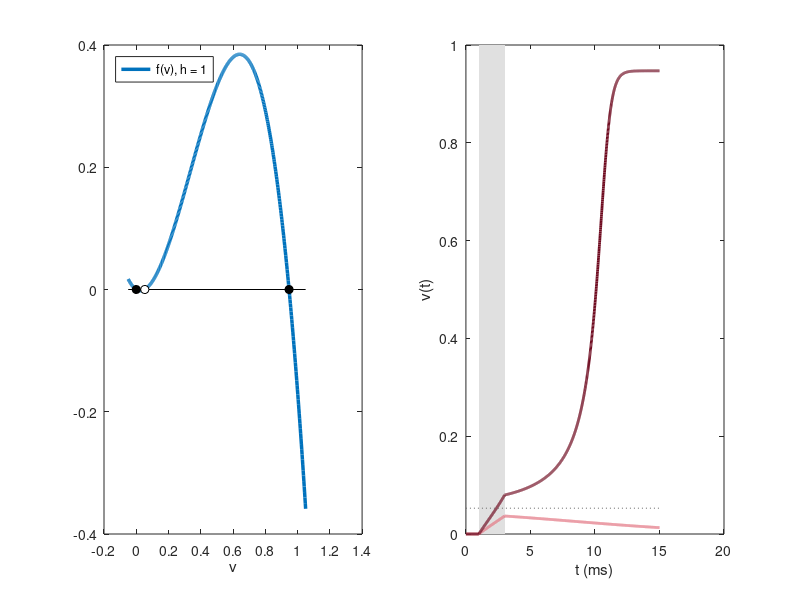

Recreate this plot in MATLAB.
% Fig. 3.23: Fast dynamics of the Mitchell-Schaeffer model (book, Section 3.5, Eq. 3.29 and 3.31)
% dv/dt = h v^2 (1 - v)/tin - v/tout + J(t) with fixed h = 1; left f(v) with rest, threshold, and excited state,
% right response to a 2 ms stimulus below (J = 0.02) and above (J = 0.04) the threshold
% (c) 2026 Philipp Kügler · Program for the book "Dynamical Systems in the Life Sciences" · MIT License (see LICENSE)
tin = 0.3; tout = 6; topen = 100; tclose = 115; vgate = 0.13;   % parameters in ms
hc = 4 * tin / tout;
J = 0.2; dauer = 2; dt = 0.01;

f = @(v) v.^2 .* (1 - v) / tin - v / tout;
w = sqrt(1 - hc); vs = (1 - w) / 2; ve = (1 + w) / 2;    % threshold and excited state
fprintf('h_c = %.2f,  threshold v_s* = %.4f,  excited v_e* = %.4f\n', hc, vs, ve);
subplot(1, 2, 1);
vv = linspace(-0.05, 1.05, 500);
plot(vv, f(vv), 'Color', [0 0.447 0.741], 'LineWidth', 2.5); hold on
plot([-0.05 1.05], [0 0], 'k');
plot([0 ve], [0 0], 'ko', 'MarkerFaceColor', 'k'); plot(vs, 0, 'ko', 'MarkerFaceColor', 'w'); hold off
xlabel('v'); legend('f(v), h = 1', 'Location', 'northwest');
subplot(1, 2, 2);
fill([1 3 3 1], [0 0 1 1], [0.88 0.88 0.88], 'EdgeColor', 'none'); hold on
Js = [0.02 0.04]; farben = [0.89 0.44 0.49; 0.43 0.04 0.12];
for i = 1:2
    J = Js(i); T = 15; reize = 1; h_fest = true;
    N = round(T / dt); t = dt * (0:N);
    Jt = zeros(1, N + 1);
    for s = reize
        Jt(t >= s - 1e-9 & t < s + dauer - 1e-9) = J;  % stimulus current J for 'dauer' ms from each stimulus
    end
    v = zeros(1, N + 1); h = ones(1, N + 1);
    for n = 1:N                                         % Euler's method
        dv = h(n) * v(n)^2 * (1 - v(n)) / tin - v(n) / tout + Jt(n);
        if h_fest, dh = 0;
        elseif v(n) < vgate, dh = (1 - h(n)) / topen;
        else, dh = -h(n) / tclose;
        end
        v(n + 1) = v(n) + dt * dv; h(n + 1) = h(n) + dt * dh;
    end
    d = t(find(diff(sign(v - 0.1)) ~= 0));              % start and end of the action potentials (v = 0.1)
    plot(t, v, 'Color', farben(i, :), 'LineWidth', 2);
    fprintf('J = %g: v(15) = %.3f\n', J, v(end));
end
plot([0 15], [vs vs], ':', 'Color', [0.4 0.4 0.4]); hold off
xlabel('t (ms)'); ylabel('v(t)');
